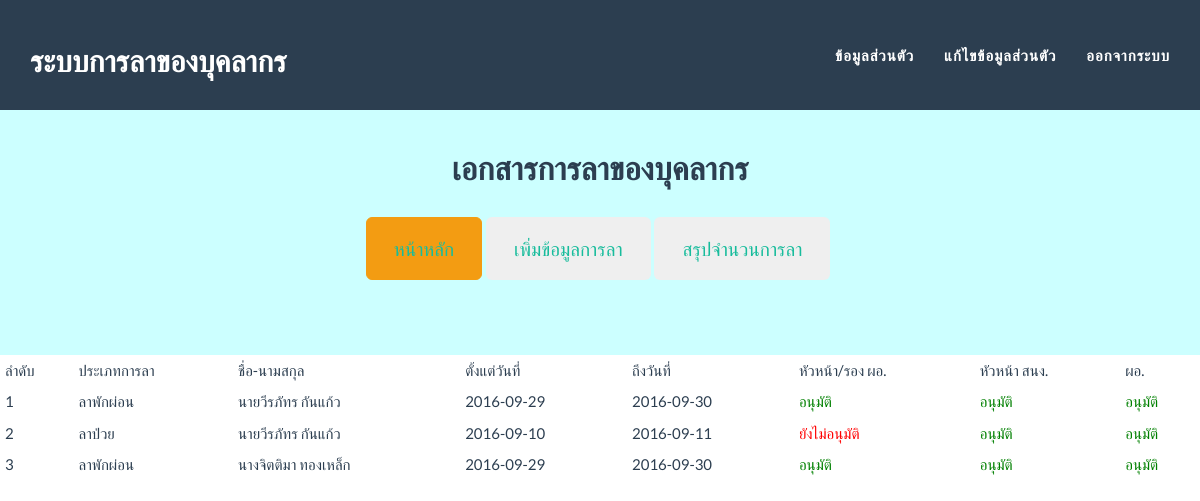
The page /datalaall.php (signed in) on the database its author committed.
### tables this page shows
CREATE TABLE IF NOT EXISTS `la_detail` (
  `id_detail` int(11) NOT NULL AUTO_INCREMENT,
  `id_type` int(11) DEFAULT NULL,
  `sdate` varchar(255) DEFAULT NULL,
  `ndate` varchar(255) DEFAULT NULL,
  `comment` varchar(255) DEFAULT NULL,
  `id_personal` int(11) DEFAULT NULL,
  `id_personal_tan` int(11) NOT NULL,
  `now_date` varchar(50) DEFAULT NULL,
  `status1` varchar(255) DEFAULT NULL,
  `status2` varchar(255) DEFAULT NULL,
  `status3` varchar(255) DEFAULT NULL,
  `file` varchar(255) DEFAULT NULL,
  `namla` int(10) DEFAULT NULL,
  `id_boss` int(5) NOT NULL,
  PRIMARY KEY (`id_detail`)
);

CREATE TABLE IF NOT EXISTS `la_type` (
  `id_type` int(11) NOT NULL DEFAULT '0',
  `nametype` varchar(255) DEFAULT NULL,
  PRIMARY KEY (`id_type`)
);

CREATE TABLE IF NOT EXISTS `la_prefix` (
  `id_prefix` int(11) NOT NULL DEFAULT '0',
  `nameprefix` varchar(255) DEFAULT NULL,
  PRIMARY KEY (`id_prefix`)
);

CREATE TABLE IF NOT EXISTS `la_personal` (
  `id_personal` int(11) NOT NULL AUTO_INCREMENT,
  `id_prefix` int(11) DEFAULT NULL,
  `username` varchar(50) DEFAULT NULL,
  `password` int(11) DEFAULT NULL,
  `fname` varchar(255) DEFAULT NULL,
  `lname` varchar(255) DEFAULT NULL,
  `id_position` int(11) DEFAULT NULL,
  `id_subdepart` int(11) DEFAULT NULL,
  `id_departmaent` int(11) DEFAULT NULL,
  `id_boss` int(11) DEFAULT NULL,
  `tel` varchar(255) DEFAULT NULL,
  `permission` int(5) NOT NULL,
  PRIMARY KEY (`id_personal`)
);

### config.php (called while the page is built, shortened)
<?php
function db()
{
	return $GLOBALS['mysqli'];
}
?>

### datalaall.php (the view, shortened to what this page needs)
<?php
include 'config.php';
?>
<!DOCTYPE html>
<html lang="en">
	<head>
	<link href="css/bootstrap.min.css" rel="stylesheet">
	<link href="css/freelancer.css" rel="stylesheet">
    <link href="css/font.css" rel="stylesheet">
	<link href="font-awesome/css/font-awesome.min.css" rel="stylesheet" type="text/css">
	</head>
<body id="page-top" class="index">
	<?php include 'menu.php';?>
<br>
    <br>
<table class="table table-condensed">
	<tr>
		<td>ลำดับ</td>
		<td>ประเภทการลา</td>
		<td>ชื่อ-นามสกุล</td>
		<td>ตั้งแต่วันที่</td>
		<td>ถึงวันที่</td>
		<td>หัวหน้า/รอง ผอ.</td>
		<td>หัวหน้า สนง.</td>
        <td>ผอ.</td>
        </tr>
<?php
$query = db()->query('SELECT id_detail,id_type,sdate,ndate,comment,id_personal,now_date,status1,status2,status3,file FROM la_detail');
$count=1;
while(list($id_detail,$id_type,$sdate,$ndate,$comment,$id_personal,$now_date,$status1,$status2,$status3,$file) = $query->fetch_row())
{
?>
<tr>
		<td><?php echo $count++;?></td>
		<td><?php
		$query1 = db()->query('SELECT * from la_type where id_type="'.$id_type.'"');
		$row = $query1->fetch_assoc();
		echo $row['nametype'];
		?></td>
		<td><?php
		$query2 = db()->query('SELECT * from la_personal where id_personal="'.$id_personal.'"');
		$row2 = $query2->fetch_assoc();
		$query3 = db()->query('SELECT * from la_prefix where id_prefix="'.$row2['id_prefix'].'"');
		$row3 = $query3->fetch_assoc();
		echo $row3['nameprefix'].$row2['fname']." ".$row2['lname'];
		?></td>
		<td><?php echo $sdate;?></td>
		<td><?php echo $ndate;?></td>
        <td>  <?php
			if($status1==0){
				echo "<font color='red'>ยังไม่อนุมัติ</font>";
			}else{
				echo "<font color='green'>อนุมัติ</font>";
			}
		?></td>
        <td><?php
			if($status2==0){
				echo "<font color='red'>ยังไม่อนุมัติ</font>";
			}else{
				echo "<font color='green'>อนุมัติ</font>";
			}
		?></td>
        <td><?php
			if($status2==0){
				echo "<font color='red'>ยังไม่อนุมัติ</font>";
			}else{
				echo "<font color='green'>อนุมัติ</font>";
			}
		?></td>
		</tr>
<?php
}
?>
</table>
</body>
</html>

### css/freelancer.css (style rules this page uses)
body { overflow-x: hidden; }

### rows shown on the page
la_detail: id_type.nametype "ลาพักผ่อน", la_prefix.nameprefix "นาย", id_personal.fname "วีรภัทร", id_personal.lname "กันแก้ว", sdate "2016-09-29", ndate "2016-09-30", status1 "อนุมัติ", status2 "อนุมัติ"
la_detail: id_type.nametype "ลาป่วย", la_prefix.nameprefix "นาย", id_personal.fname "วีรภัทร", id_personal.lname "กันแก้ว", sdate "2016-09-10", ndate "2016-09-11", status1 "ยังไม่อนุมัติ", status2 "อนุมัติ"
la_detail: id_type.nametype "ลาพักผ่อน", la_prefix.nameprefix "นาง", id_personal.fname "จิตติมา", id_personal.lname "ทองเหล็ก", sdate "2016-09-29", ndate "2016-09-30", status1 "อนุมัติ", status2 "อนุมัติ"
